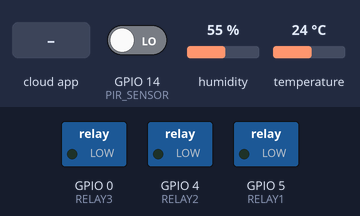
The sketch below on a simulated ESP8266 (NodeMCU). On the bench: switched loads named in the sketch (green lamp = pin HIGH). The test bench sets the inputs (shaded band); at power-on: GPIO 14 (PIR_SENSOR) LOW, humidity 55 %, temperature 24 °C. WiFi joins after 1.5 s; servers stay silent unless stated; network time is answered at once with the bench clock; the local clock reads 2024-03-15 10:24:30 at power-on unless the sketch sets it; the Firebase database answers and starts empty; what the sketch prints to the serial monitor is not drawn.

Above: at 3.2 s.
3.3 s: GPIO 14 (PIR_SENSOR) driven HIGH
At 4.1 s:
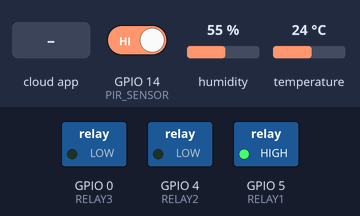
5.0 s: the phone or cloud app sets Relay2 to 1
At 5.4 s:
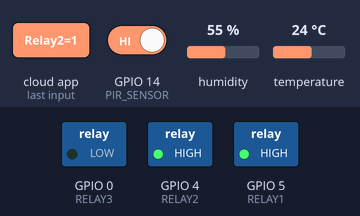
6.5 s: the phone or cloud app sets Relay3 to 1
At 7.7 s:
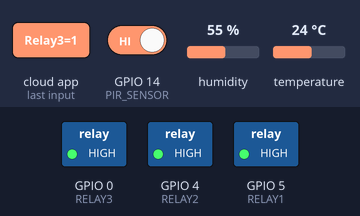
8.0 s: the phone or cloud app sets Relay2 to 0
At 8.9 s:
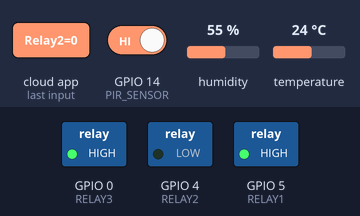
9.5 s: GPIO 14 (PIR_SENSOR) driven LOW
At 10.2 s:
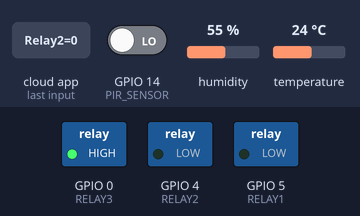
11.0 s: the phone or cloud app sets Relay2 to 1
At 11.7 s:
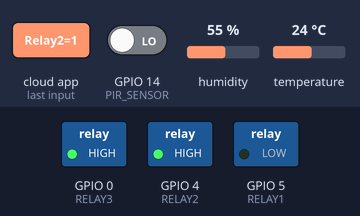
Timing chart, 0 to 13.7 s (numbered marks = the images above; inputs shaded):
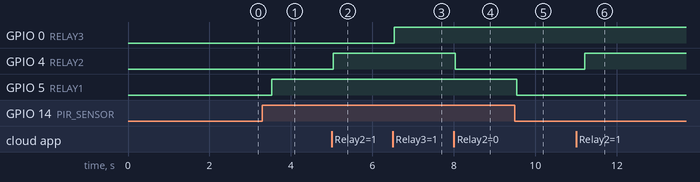

The sketch:

final_code_firebase.ino
```cpp
#include <ESP8266WiFi.h>
#include <FirebaseESP8266.h>
#include <NTPClient.h>
#include <WiFiUdp.h>
#include <DHT.h>
#include "config.h"  // Include credentials

// Pin Definitions
#define RELAY1 5      // PIR-controlled relay (GPIO5 - D1)
#define RELAY2 4      // Firebase-controlled relay (GPIO4 - D2)
#define RELAY3 0      // Firebase-controlled relay (GPIO0 - D3)
#define PIR_SENSOR 14 // PIR motion sensor (GPIO14 - D5)
#define MQ2_SENSOR A0 // MQ-2 gas sensor (Analog pin)
#define DHTPIN 2      // DHT11 sensor (GPIO2 - D4)
#define DHTTYPE DHT11

// Initialize Objects
WiFiUDP ntpUDP;
NTPClient timeClient(ntpUDP, "pool.ntp.org", 19800, 60000);
FirebaseConfig firebaseConfig;
FirebaseAuth firebaseAuth;
FirebaseData firebaseData;
DHT dht(DHTPIN, DHTTYPE);

// Global Variables
unsigned long lastFirebaseUpdate = 0;
unsigned long lastSensorRead = 0;
unsigned long lastPirTrigger = 0;
bool isOnlineSet = false;
bool relay1State = false;
bool relay2State = false;
bool relay3State = false;

// Constants
const unsigned long debounceDelay = 200;
const unsigned long firebaseUpdateInterval = 30000;
const unsigned long sensorReadInterval = 10000;

void setup() {
    Serial.begin(115200);
    pinMode(RELAY1, OUTPUT);
    pinMode(RELAY2, OUTPUT);
    pinMode(RELAY3, OUTPUT);
    pinMode(PIR_SENSOR, INPUT);
    digitalWrite(RELAY1, LOW);
    digitalWrite(RELAY2, LOW);
    digitalWrite(RELAY3, LOW);

    connectToWiFi();
    initializeFirebase();
    timeClient.begin();
    dht.begin();
}

void loop() {
    timeClient.update();
    handlePirSensor();
    handleFirebaseRelays();
    handleScheduledRelay2();

    if (millis() - lastSensorRead >= sensorReadInterval) {
        readSensorData();
        lastSensorRead = millis();
    }

    if (millis() - lastFirebaseUpdate >= firebaseUpdateInterval) {
        updateFirebaseStatus();
        lastFirebaseUpdate = millis();
    }

    ESP.wdtFeed();  // Prevent watchdog timer reset
}

// Connect to WiFi
void connectToWiFi() {
    Serial.print("Connecting to WiFi...");
    WiFi.begin(ssid, password);
    WiFi.setAutoReconnect(true);
    WiFi.persistent(true);

    while (WiFi.status() != WL_CONNECTED) {
        delay(1000);
        Serial.print(".");
    }
    Serial.println(" Connected!");
}

// Initialize Firebase
void initializeFirebase() {
    firebaseConfig.host = firebaseHost;
    firebaseConfig.api_key = firebaseApiKey;
    firebaseAuth.user.email = firebaseEmail;
    firebaseAuth.user.password = firebasePassword;

    Firebase.begin(&firebaseConfig, &firebaseAuth);
    Firebase.reconnectWiFi(true);
    firebaseData.setBSSLBufferSize(1024, 1024);

    Serial.println(Firebase.ready() ? "Firebase initialized successfully!" : "Firebase initialization failed!");
}

// Handle PIR Sensor
void handlePirSensor() {
    int pirState = digitalRead(PIR_SENSOR);
    if (pirState == HIGH && !relay1State && millis() - lastPirTrigger > debounceDelay) {
        relay1State = true;
        digitalWrite(RELAY1, HIGH);
        Firebase.setInt(firebaseData, "/SensorData/Relay1_Status", 1);
        Serial.println("Motion Detected! Relay1 ON.");
        lastPirTrigger = millis();
    } else if (pirState == LOW && relay1State && millis() - lastPirTrigger > debounceDelay) {
        relay1State = false;
        digitalWrite(RELAY1, LOW);
        Firebase.setInt(firebaseData, "/SensorData/Relay1_Status", 0);
        Serial.println("No Motion. Relay1 OFF.");
        lastPirTrigger = millis();
    }
}

// Handle Firebase Relay Control
void handleFirebaseRelays() {
    if (Firebase.getInt(firebaseData, "/SensorData/Relay2")) {
        if (firebaseData.dataType() == "int") {
            int relayState = firebaseData.to<int>();
            if (relayState != relay2State) {
                relay2State = relayState;
                digitalWrite(RELAY2, relayState);
                Firebase.setInt(firebaseData, "/SensorData/Relay2_Status", relayState);
                Serial.println(relayState ? "Relay2 ON" : "Relay2 OFF");
            }
        }
    }

    if (Firebase.getInt(firebaseData, "/SensorData/Relay3")) {
        if (firebaseData.dataType() == "int") {
            int relayState = firebaseData.to<int>();
            if (relayState != relay3State) {
                relay3State = relayState;
                digitalWrite(RELAY3, relayState);
                Firebase.setInt(firebaseData, "/SensorData/Relay3_Status", relayState);
                Serial.println(relayState ? "Relay3 ON" : "Relay3 OFF");
            }
        }
    }
}

// Handle Scheduled Relay2 Control
void handleScheduledRelay2() {
    int currentHour = timeClient.getHours();
    int currentMinute = timeClient.getMinutes();

    if ((currentHour == 2 || currentHour == 8 || currentHour == 14 || currentHour == 20) && currentMinute == 0 && !relay2State) {
        relay2State = true;
        digitalWrite(RELAY2, HIGH);
        Firebase.setInt(firebaseData, "/SensorData/Relay2_Status", 1);
        Serial.println("Relay2 ON (Scheduled)");
    } else if ((currentHour == 4 || currentHour == 10 || currentHour == 16 || currentHour == 22) && currentMinute == 0 && relay2State) {
        relay2State = false;
        digitalWrite(RELAY2, LOW);
        Firebase.setInt(firebaseData, "/SensorData/Relay2_Status", 0);
        Serial.println("Relay2 OFF (Scheduled)");
    }
}

// Read Sensor Data
void readSensorData() {
    float temperature = dht.readTemperature();
    float humidity = dht.readHumidity();

    if (!isnan(temperature) && !isnan(humidity)) {
        Firebase.setFloat(firebaseData, "/SensorData/Temperature", temperature);
        Firebase.setFloat(firebaseData, "/SensorData/Humidity", humidity);
        Serial.printf("Temp: %.1f°C, Humidity: %.1f%%\n", temperature, humidity);
    } else {
        Serial.println("Failed to read DHT11 sensor!");
    }

    int gasLevel = analogRead(MQ2_SENSOR);
    Firebase.setInt(firebaseData, "/SensorData/GasLevel", gasLevel);
    Serial.print("Gas Level: ");
    Serial.println(gasLevel);
}

// Update Firebase Online Status
void updateFirebaseStatus() {
    if (!isOnlineSet) {
        Firebase.setInt(firebaseData, "/SensorData/Online", 1);
        isOnlineSet = true;
    }
}
```

config.h
```cpp
#ifndef CONFIG_H
#define CONFIG_H

// WiFi Credentials
const char* ssid = "Your_WiFi_SSID";
const char* password = "Your_WiFi_Password";

// Firebase Credentials
const char* firebaseHost = "Your_Firebase_Host";
const char* firebaseApiKey = "Your_Firebase_API_Key";
const char* firebaseEmail = "Your_Firebase_Email";
const char* firebasePassword = "Your_Firebase_Password";

#endif
```

Measured:
- after the input at 3.3 s, GPIO 5 (RELAY1): LOW → HIGH after 0.23 s
- after the input at 5.0 s, GPIO 4 (RELAY2): LOW → HIGH at once
- after the input at 6.5 s, GPIO 0 (RELAY3): LOW → HIGH at once
- after the input at 8.0 s, GPIO 4 (RELAY2): HIGH → LOW at once
- after the input at 9.5 s, GPIO 5 (RELAY1): HIGH → LOW at once
- after the input at 11.0 s, GPIO 4 (RELAY2): LOW → HIGH after 0.22 s
